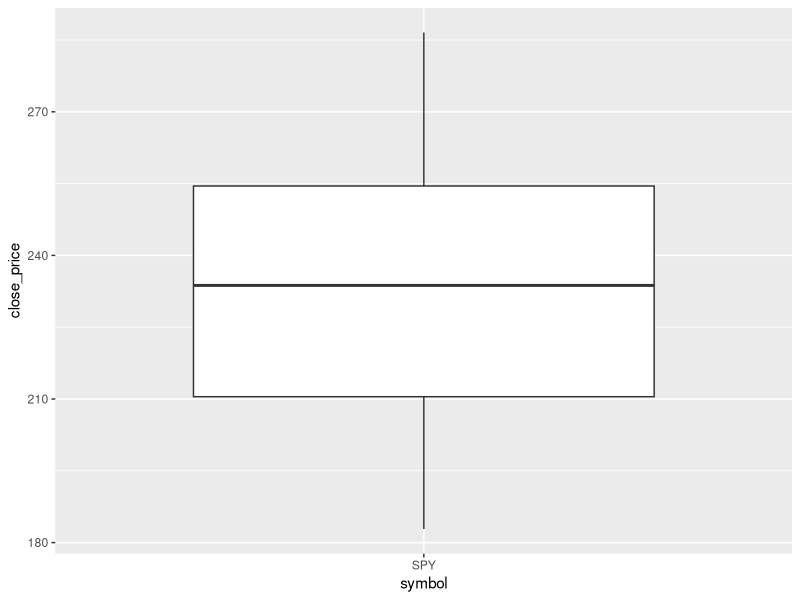
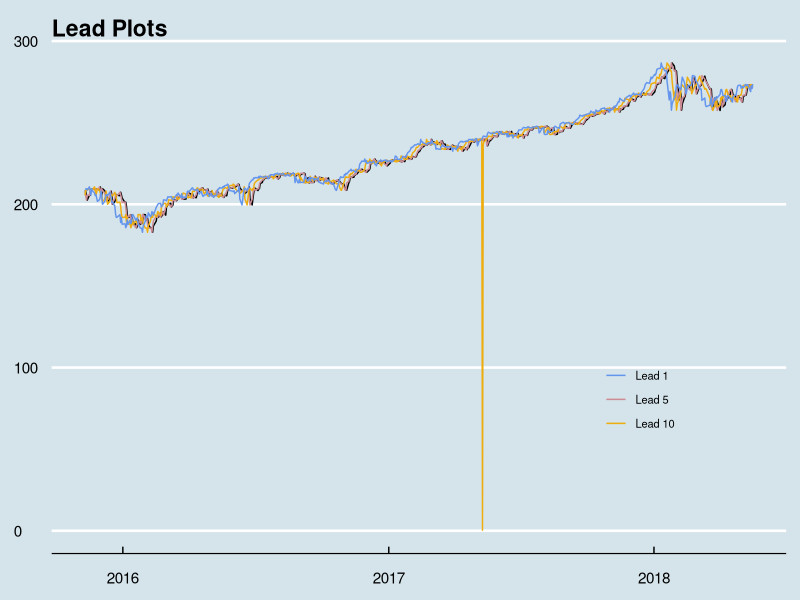
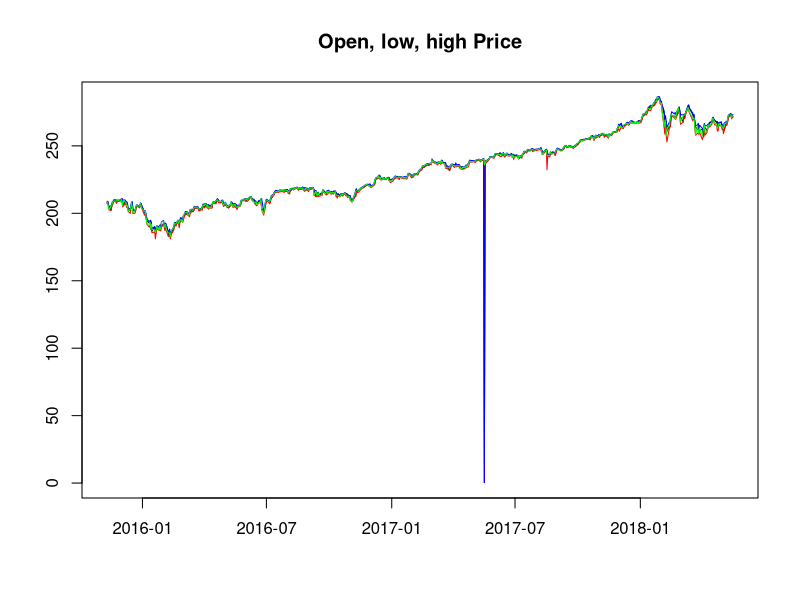
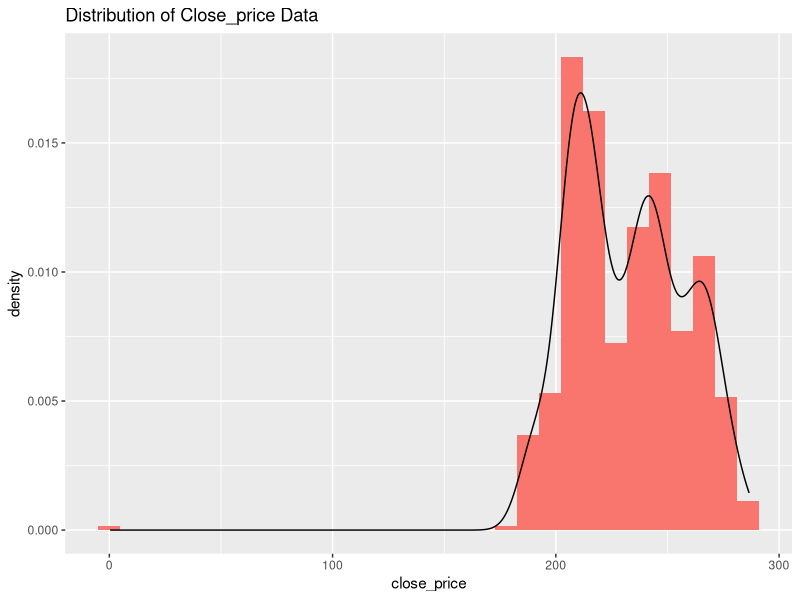
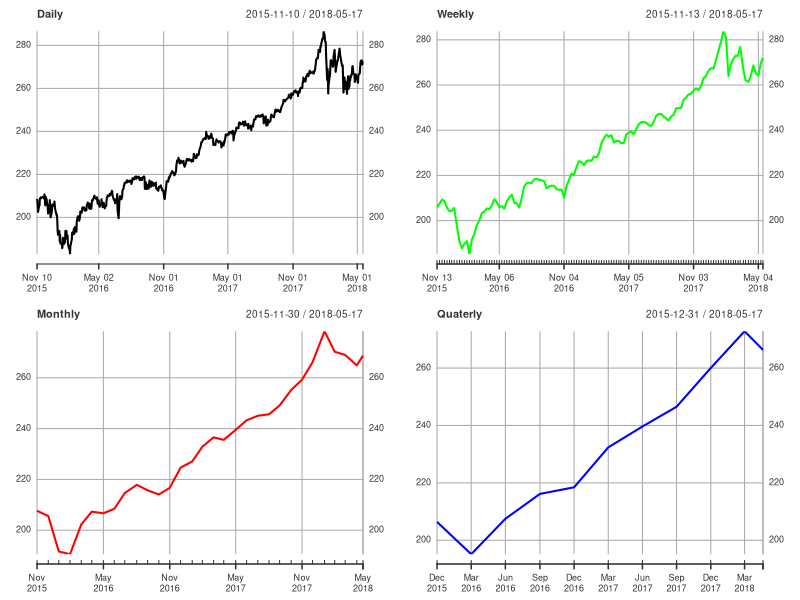
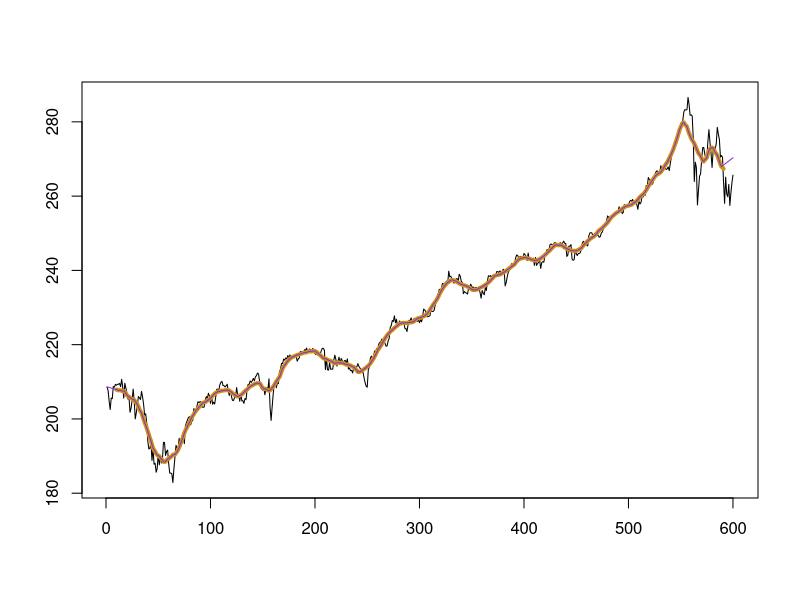
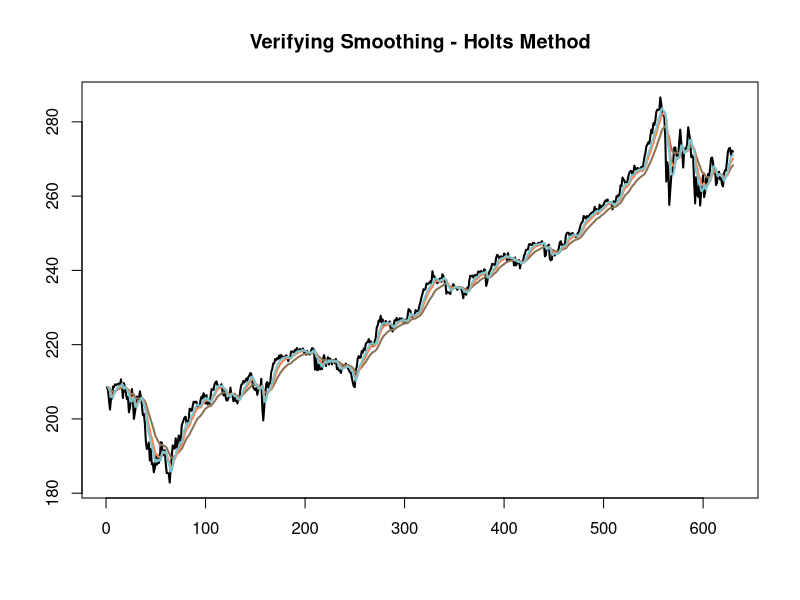
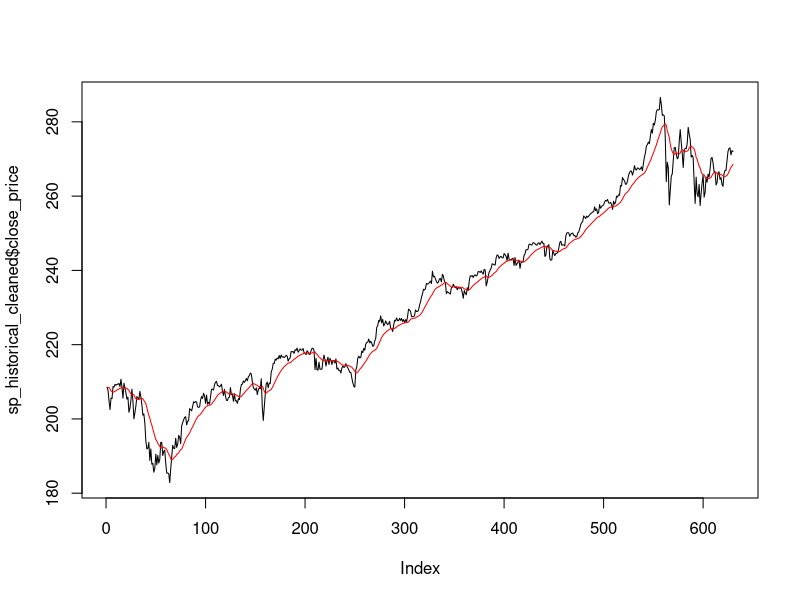

R code for these plots, in order:

#-----------------------------
# Business Understandading
#-----------------------------
# Business objective:
#
# Please apply any machine learning algorithm you are comfortable with for predicting this time series
#

remove(list = ls())

# 
# install.packages("tseries")
# install.packages("xts")
# install.packages("tidyverse")
# install.packages("reshape2")
# install.packages("forecast")
# install.packages("lubridate")
# install.packages("ggthemes")


library(tseries)
library(xts)
library(tidyverse)
library(reshape2)
library(forecast)
library(lubridate)
library(ggthemes)

# Read Data from the CSV

sp_historical_data <- read.csv(file = "Data/historical_data.csv")
dim(sp_historical_data)
head(sp_historical_data)
str(sp_historical_data)

#-----------------------------
# Data Understanding
#-----------------------------

# DATA PREPARATION ----


# REMOVE UNWANTED COLUMNS ----

# remove the redundant columns symbol, name, class_type_of
# "SPY", "SPDR S&P500", "S_P_500"
sp_historical_cleaned <-
  sp_historical_data[,-which(names(sp_historical_data) %in% c("symbol", "name", "class_type_of"))]
head(sp_historical_cleaned)


# Check for NAs ----
sapply(
  sp_historical_cleaned,
  FUN = function(x)
    sum(is.na(x))
)
# Comments: NAs found in Lead_1, Lead_2 and Lead_10


# remove NAs ----
#query to find  NAs
na_leads <-
  sapply(sp_historical_cleaned[, which(names(sp_historical_cleaned) %in%
                                         c("lead_1", "lead_5", "lead_10"))],
         function(x)
           which(is.na.data.frame(x)))
# Comments NAs were identified in lead_1, lead_5, lead_10
dim(sp_historical_cleaned)

# NAs ARE ----
na_leads

# remove NAs from lead_10 ----
sp_historical_cleaned <- sp_historical_cleaned[-na_leads$lead_10, ]
dim(sp_historical_cleaned)

# find the NAs in lead_1 and lead_5 ----
na_leads_iter1 <-
  sapply(sp_historical_cleaned[, which(names(sp_historical_cleaned) %in% c("lead_1", "lead_5", "lead_10"))],
         function(x)
           which(is.na.data.frame(x)))

# NAs in lead iter1 are ----
na_leads_iter1

# remove the NA from lead_1 ----
sp_historical_cleaned <-
  sp_historical_cleaned[-(na_leads_iter1$lead_1),]

dim(sp_historical_cleaned)

# find the NAs in Lead 5 ----
na_leads_iter2 <-
  sapply(sp_historical_cleaned[, which(names(sp_historical_cleaned) %in% c("lead_1", "lead_5", "lead_10"))],
         function(x)
           which(is.na.data.frame(x)))

na_leads_iter2

# remove the NA from lead_5 ----
sp_historical_cleaned <-
  sp_historical_cleaned[-na_leads_iter2$lead_5,]
dim(x = sp_historical_cleaned)

# check for NAs ----
sapply(
  sp_historical_cleaned,
  FUN = function(x)
    sum(is.na(x))
)
# Comments: No NAs found

head(sp_historical_cleaned)

# check for outliers in close_price ----
ggplot(data = sp_historical_data,aes(x = symbol,y = close_price)) + geom_boxplot()
# Comments: No outliers found

# Converting factors to Characters ----
str(sp_historical_cleaned)

# convert the date to R date format ----
sp_historical_cleaned$date_txn <-
  mdy(sp_historical_cleaned$date_txn) #%>%  head()

# check for uniuqes and duplicates ----
sum(duplicated(x = sp_historical_data$date_txn))
# Comments: No duplicates found

# Check for invalid valid data ----
# checking for minimum dips 
sp_historical_cleaned[which.min(x = sp_historical_cleaned$open), ]
sp_historical_cleaned[which.min(x = sp_historical_cleaned$low), ]
sp_historical_cleaned[which.min(x = sp_historical_cleaned$high), ]
sp_historical_cleaned[which.min(x = sp_historical_cleaned$close_price), ]
sp_historical_cleaned[which.min(x = sp_historical_cleaned$lead_1), ]
sp_historical_cleaned[which.min(x = sp_historical_cleaned$lead_5), ]
sp_historical_cleaned[which.min(x = sp_historical_cleaned$lead_10), ]

# There is bad data in open, low, high, lead_1, thus considering the "close_price"

#-----------------------------
# EXPLORATORY DATA ANALYSIS
#-----------------------------

# Plotting the datasets 
ggplot(data = sp_historical_cleaned) + geom_line(aes(x = date_txn,y = close_price)) +
  geom_line(aes(x = date_txn,y = lead_1, col = "chartresue1")) + #+ +
  geom_line(aes(date_txn,lead_5,col = "red")) + # 
  geom_line(aes(date_txn,lead_10, col = "blue")) +
  labs(title = "Lead Plots") +
  scale_color_manual(labels = c("Lead 1","Lead 5","Lead 10"), values = c("cornflowerblue","lightpink3", "darkgoldenrod2")) +
  theme_economist() +
  theme(legend.position = c(0.8, 0.3),
        legend.background = element_blank(),
        axis.title.x = element_blank(),
        axis.title.y = element_blank(),
        legend.text = element_text(size= 8),
        legend.title = element_blank())

# Comments: Thus considering the close_price as the lead_prices do not convey much information


plot(sp_historical_cleaned$date_txn,
     y = sp_historical_cleaned$open, ylab = "", xlab = "", main = "Open, low, high Price",
     type = "l")
lines(
  sp_historical_cleaned$date_txn,
  y = sp_historical_cleaned$low,
  type = "l",
  col = "red"
)
lines(
  sp_historical_cleaned$date_txn,
  y = sp_historical_cleaned$high,
  type = "l",
  col = "blue"
)
lines(
  sp_historical_cleaned$date_txn,
  y = sp_historical_cleaned$close_price,
  type = "l",
  col = "green"
)


# Univariate analysis
ggplot(data = sp_historical_cleaned, aes(close_price)) + 
  geom_histogram(aes(x = open, y = ..density.., fill = "red", alpha = 0.5),show.legend = FALSE) +
  geom_density(aes(y = ..density..,alpha = 0.1),show.legend = FALSE) +
  labs(title = "Distribution of Close_price Data")
  theme_economist() +
  theme(axis.title.x = element_blank(),
        axis.title.y = element_blank(),
        legend.position = "none" ,
        axis.text.y = element_blank()
        )

# Comments: Most of the Pricing data is concentrated around 200 - 240

# TIME-SERIES OBJECT
# Creating a time series object of "sp_historical_cleaned"
sp_historical_ts <-  xts(x = sp_historical_cleaned[, -1], order.by = sp_historical_cleaned[, 1]) 

par(mfrow = c(2,2))

# Daily close price
plot(apply.daily(x = sp_historical_ts$close_price, FUN = mean), main = "Daily", cex = 0.4)

# Weekly close price
plot(
  apply.weekly(x = sp_historical_ts$close_price, FUN = mean),
  type = "l", cex = 0.4,
  col = "green",
  main = "Weekly"
)

# monthly close price
plot(
  apply.monthly(x = sp_historical_ts$close_price, FUN = mean),
  col = "red",cex = 0.4,
  main = "Monthly"
)

# quaterly close price
plot(
  apply.quarterly(x = sp_historical_ts$close_price, FUN = mean),
  col = "blue", cex = 0.4,
  main = "Quaterly"
)


#-----------------
# Breaking the dataset into Training and Validation datasets
#-----------------

test_rows <- 30  # one month data used for validation
training_rows <-
  nrow(sp_historical_cleaned) - test_rows  # training dataset has 600 rows

# training dataset ----
sp_train <- sp_historical_cleaned[1:training_rows, ] #

# test dataset ----
sp_test <-
  sp_historical_cleaned[(training_rows + 1):(training_rows + test_rows), ]
tail(sp_train)
head(sp_test)
dim(sp_train)
dim(sp_test)
#-----------------
# Smoothing
#----------------
# window width
w <- 9

par(mfrow = c(1,1))

plot(
  x = sp_train$close_price,
  type = "l",
  col = "black",
  lwd = 1, ylab =  "", xlab = ""
)

smoothed_moving_avg <-
  stats::filter(
    x = sp_train$close_price,
    filter = rep(x = (1 / (2 * w + 1)), (2 * w + 1)),
    sides = 2,
    method = "convolution"
  )

lines(smoothed_moving_avg, col = "darkgoldenrod3", lwd = 4)

# printing the smooted moving average ----
smoothed_moving_avg

# replacing the induced NAs as result of smoothing

#for (i in 1: )
lead_nas <- smoothed_moving_avg[w + 2] - smoothed_moving_avg[w + 1]

trail_nas <-
  smoothed_moving_avg[training_rows - w - 2] - smoothed_moving_avg[training_rows - w - 1]
lead_nas
trail_nas

# Replacing the lagging NAs are a result of windowing of moving average ----
for (i in seq(w, 1, -1)) {
  smoothed_moving_avg[i] <- smoothed_moving_avg[i + 1] - lead_nas #[i]
}

smoothed_moving_avg

# Replacing the smoothed leading NAs ----

for (i in (training_rows - w - 1):(training_rows)) {
  smoothed_moving_avg[i] <-
    smoothed_moving_avg[i - 1] + trail_nas #[(i - (training_rows - w - 1 ))]
}

smoothed_moving_avg
lines(smoothed_moving_avg, type = "l", col = "blueviolet")


# Smoothing using Holts method ----

alpha = seq(from = 0.09, to = 0.3, by = 0.1)
plot(
  x = sp_historical_cleaned$close_price,
  type = "l", ylab = "", xlab = "", main = "Verifying Smoothing - Holts Method",
  col = "black",
  lwd = 2
)
ln_colrs = c(
  "burlywood4",
  "coral",
  "cadetblue3",
  "chartreuse2",
  "chocolate4",
  "aquamarine",
  "black"
)


for (i in 1:length(alpha)) {
  smoothing_holts <-
    HoltWinters(
      x = sp_historical_cleaned$close_price,
      alpha = alpha[i],
      beta = FALSE,
      gamma = FALSE
    )
  lines(
    smoothing_holts$fitted[, 1],
    type = "l",
    col = ln_colrs[i],
    lwd = 2
  )
  
}
# Comments = Clearly, from Holts Method best smoothing happens when alpha is ~ 0.1

smoothing_holts <-
  HoltWinters(
    x = sp_historical_cleaned$close_price,
    alpha = 0.1,
    beta = FALSE,
    gamma = FALSE
  )

# Find smoothed series ----
plot(sp_historical_cleaned$close_price, type = "l")
lines(smoothing_holts$fitted[, 1], type = "l", col = "red")


# Creating a new dat frame for close_price and dates

smoothed_df <-
  cbind(index(sp_train), as.data.frame(smoothed_moving_avg))
names(smoothed_df) <- c("months_smoothed", "smoothed_close_price")

head(smoothed_df)

#--------------------
# Model Building
#--------------------
plot(sp_historical_cleaned$close_price,
     lwd = 1,
     type = "l",
     ylab = "",
     xlab = "",
     main = "SPY Close Price"
     )
lines(smoothed_df$smoothed_close_price,
      col = "coral3",
      lwd = 2)

# using the linear model fit
fit.close_price <-
  lm(
    formula = smoothed_close_price ~ cos(0.05 * months_smoothed) * poly(months_smoothed, 1)
    + sin(0.05 * months_smoothed) * poly(months_smoothed, 1),
    #+ months_smoothed,
    data = smoothed_df
  )

# summary of close
summary(fit.close_price)

lines(
  fit.close_price$fitted.values,
  type = "l",
  col = "darkorchid2",
  lwd = 3
)


# Stationarity tests on the residual time series -----
resi_close_price <-
  sp_train$close_price - fit.close_price$fitted.values

# adf test
adf.test(x = resi_close_price, alternative = "stationary")
kpss.test(x = resi_close_price)

# Comments: resi_close_price is Stationary

acf(x = resi_close_price) # AR =0  There is no auto regressive component
pacf(x = resi_close_price) # MA = 0 , there is no moving average noise component
# AR = 0 and MA = 0

Arima(y = resi_close_price)
# this has a very signma square, with a very high log likelihood. In addition to this this is AR(0) and MA(0) time series

# checking the noise and stationarity of the time series using the box-Ljung test
Box.test(x = resi_close_price, type = "Ljung-Box")
# Comments: thus the p-value of the time-series is very low making it a good fit to call it a Strictly Stationary time series.

# qqPlot of the residual timeseries
qqplot(x = smoothed_df$months_smoothed , y = resi_close_price)
# Comments:  QQ plot represent a time-series that is stationary

# Plotting the histogram of the residual time-series represents a Gaussian Curve

hist(resi_close_price, main = "Residual Series")


# Checking the properities of Residual time-series by inspection
plot(
  x = resi_close_price,
  type = "l",
  main = "Residual Time series",
  ylab = "",
  xlab = ""
)

# Comments: Thus, it is also clear from the plots ARIMA, ADF test, KPSS test the that the time series is stationary

#------------------------------------
# MODEL EVALUATION
#------------------------------------

# predicting the values fitted model from the vadlidation dataset ----

test_months <-
  as.data.frame((training_rows + 1):(training_rows + test_rows))
names(test_months) <- "months_smoothed"
head(test_months)

pred_close_price_train <-
  predict(object = fit.close_price, newdata = test_months)


# MAPE ERROR CALCULATION - ACCURACY PREDICTION

MAPE_close_price <-
  accuracy(pred_close_price_train, sp_test$close_price)[5]
MAPE_close_price

#COMMENTS: Thus with a MAPE error of just 1.0268, model is apparently a very good fit.

# combining the predicted values train and test data
sp_historical_cleaned$predicted_close_price <-
  c(fit.close_price$fitted.values, pred_close_price_train)

library(ggthemes)

# Plottig the actual vs the predicted data, using classical decomposition
ggplot(data = sp_historical_cleaned, aes(x = date_txn, y = close_price)) + geom_line() +
  geom_line(aes(x = date_txn, y = predicted_close_price, col = "green")) +
  geom_vline(
    xintercept = sp_historical_cleaned$date_txn[training_rows],
    show.legend = FALSE,
    linetype = "dashed"
  )  +
  labs(title = "Actual and Predicted Close Price - Decompostion") +
  scale_color_manual(labels = c("predicted"), values = c("blue")) +
  theme_economist() +
  theme(
    legend.position = c(0.5, 0.9),
    legend.title = element_blank(),
    legend.background = element_blank(),
    axis.title.x = element_blank(),
    axis.title.y = element_blank(),
    plot.title = element_text(size = 11)
  )


#------------------------------------------
# PREDICTION ANALYSIS USING AUTO.ARIMA
#------------------------------------------

plot(sp_historical_cleaned$close_price,
     type = "l",
     lwd = 2)

# Modelling auto arima
fit.autoarima.close_price <-
  auto.arima(sp_train$close_price,
             allowdrift = F,
             approximation = T)


summary(fit.autoarima.close_price)

close_price_autoarima_fitted <-  fit.autoarima.close_price$fitted

close_price_autoarima_fitted_test <-
  predict(fit.autoarima.close_price , n.ahead = 30)

lines(close_price_autoarima_fitted,
      type = "l",
      col = "red")

MAPE_close_price_arima <-
  accuracy(
    close_price_autoarima_fitted_test$pred,
    sp_test$close_price
  ) [5]
MAPE_close_price_arima

sp_historical_cleaned$arima_close_price <-
  c(close_price_autoarima_fitted,
    close_price_autoarima_fitted_test$pred)


#
ggplot(data = sp_historical_cleaned, aes(x = date_txn, y = close_price)) + geom_line() +
  geom_line(aes(x = date_txn, y = arima_close_price, col = "green")) +
  geom_vline(
    xintercept = sp_historical_cleaned$date_txn[training_rows],
    show.legend = FALSE,
    linetype = "dashed"
  )  +
  labs(title = "Actual Close Price and Predicted Close Price - ARIMA") +
  scale_color_manual(labels = c("predicted"), values = c("blue")) +
  theme_economist() +
  theme(
    legend.position = c(0.5, 0.9),
    legend.title = element_blank(),
    legend.background = element_blank(),
    axis.title.x = element_blank(),
    axis.title.y = element_blank(),
    plot.title = element_text(size = 10)
  )

